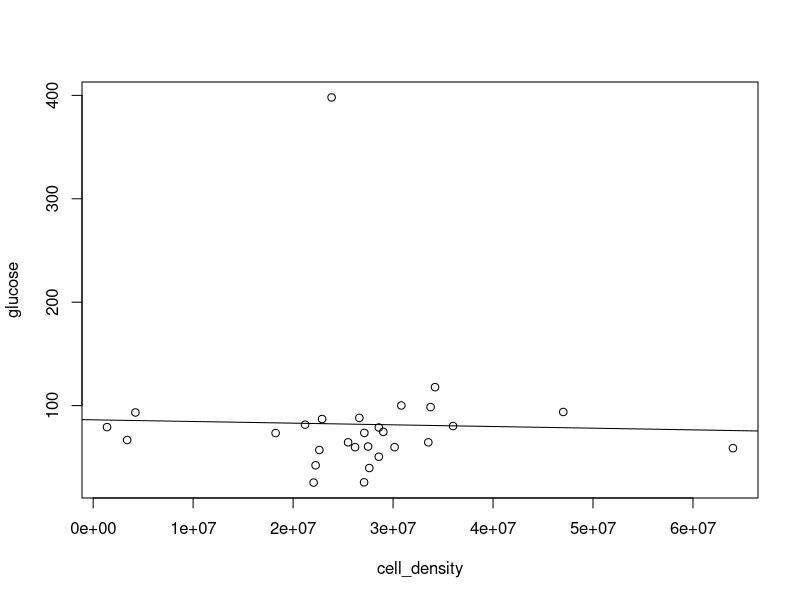
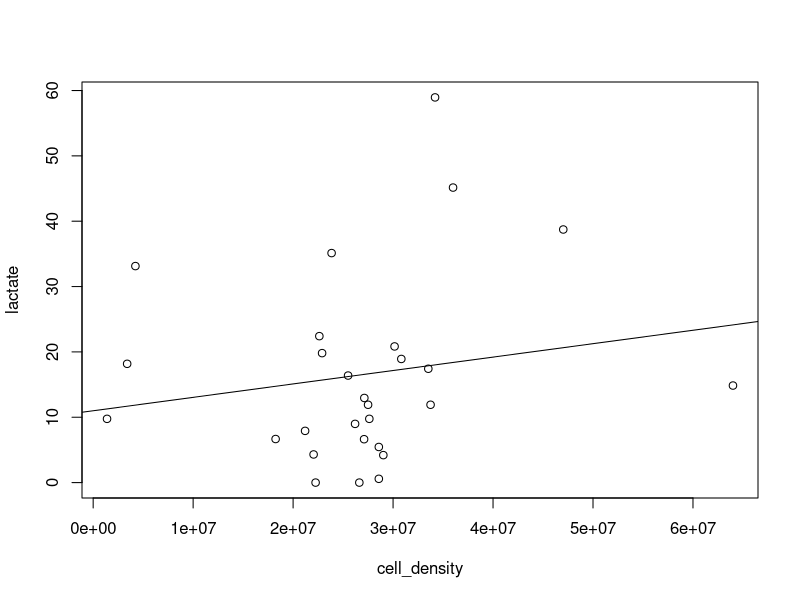
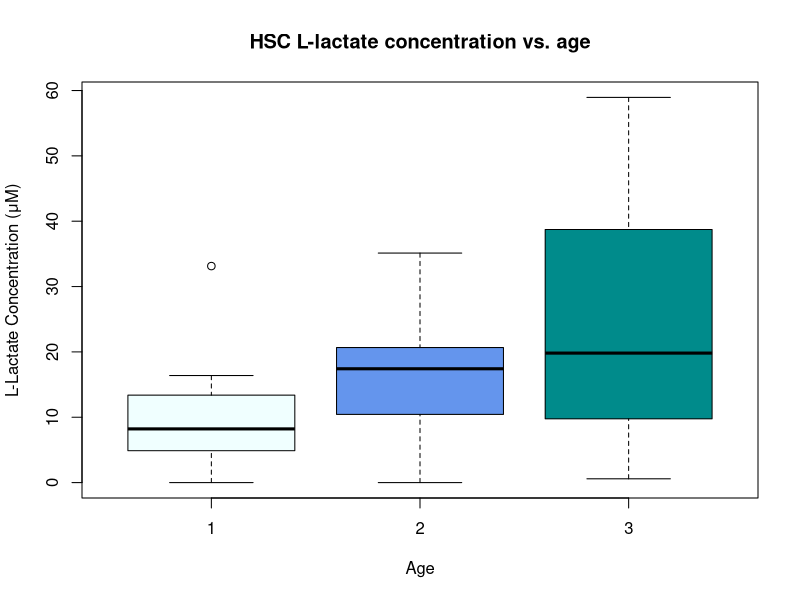
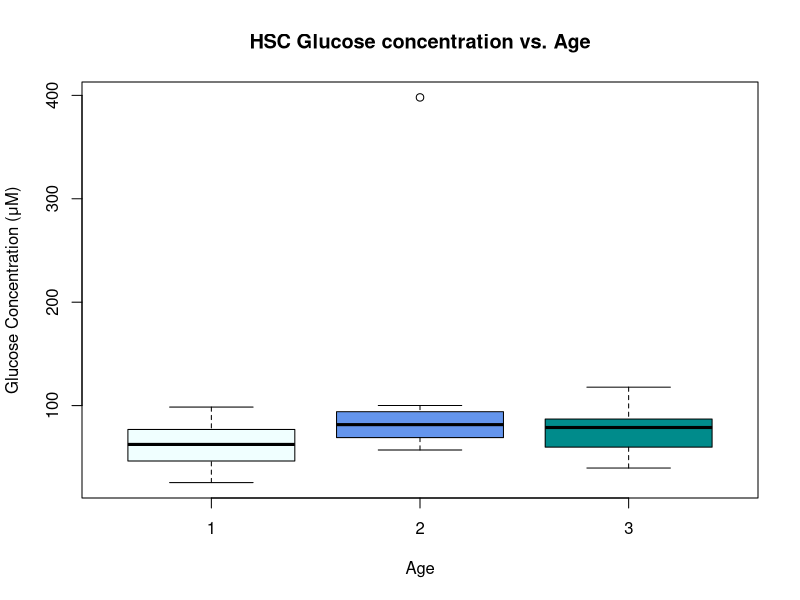
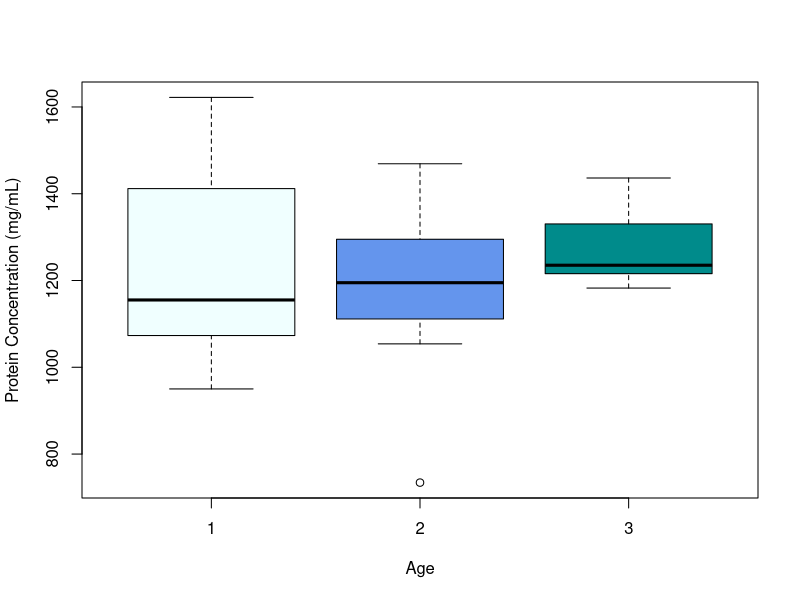
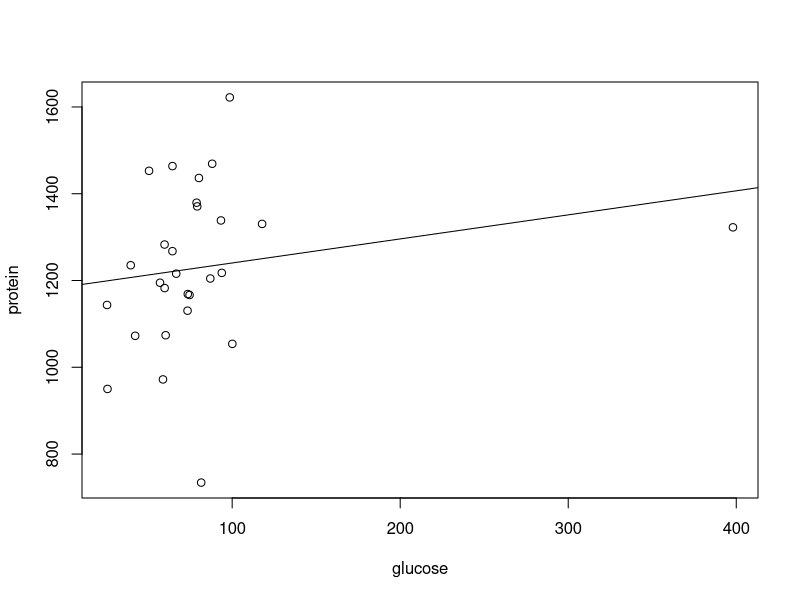
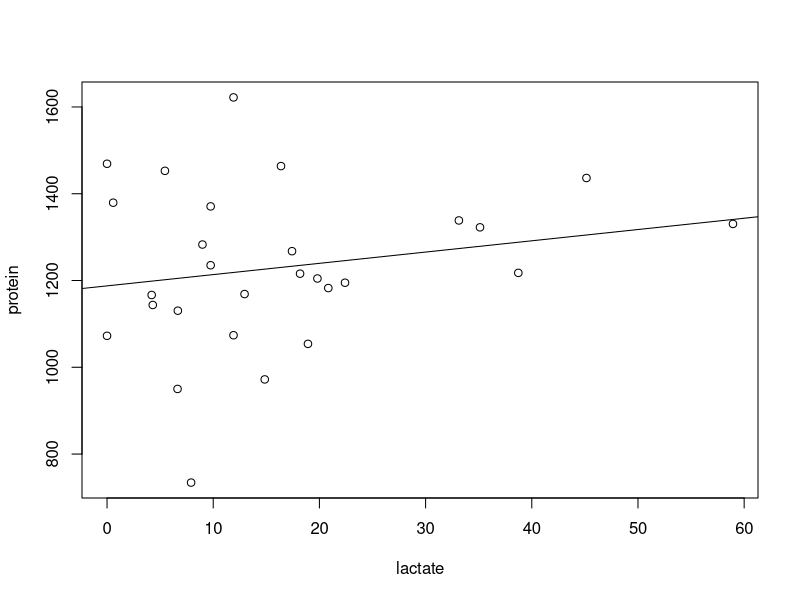
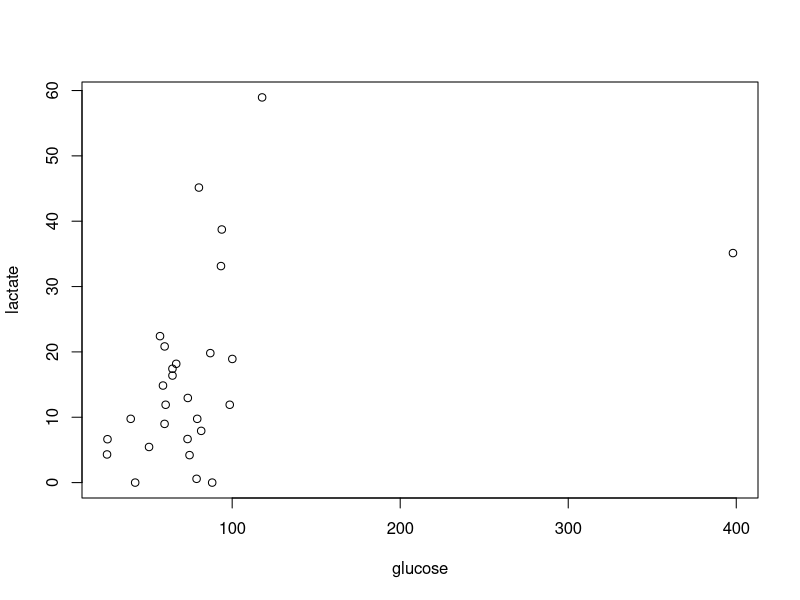

The R source for these figures, in order:
## ---- chunk 1

hemo_dat <- read.csv("data/hsc_hemo_dat.csv")

library(car)
## ---- chunk 2

plot(glucose~ cell_density, data = hemo_dat)
abline(lm(glucose ~ cell_density, data = hemo_dat))

glu_den_mod <- lm(glucose~ cell_density, data = hemo_dat)
summary(glu_den_mod)
anova(glu_den_mod)
car::Anova(glu_den_mod, type = 3)

plot(lactate ~ cell_density, data = hemo_dat)
abline(lm(lactate ~ cell_density, data = hemo_dat))

lac_den_mod <- lm(lactate~ cell_density, data = hemo_dat)
summary(lac_den_mod)
anova(lac_den_mod)
car::Anova(lac_den_mod, type = 3)

## ---- chunk 3

boxplot(lactate ~ age, data = hemo_dat,
        col=c("azure", "cornflowerblue", "darkcyan"),
        main = "HSC L-lactate concentration vs. age",
        ylab = "L-Lactate Concentration (μM)",
        xlab = "Age")

lac_age_mod <- lm(lactate~age, data = hemo_dat)
summary(lac_age_mod)
anova(lac_age_mod)

lac_age_aov <- aov(lactate~as.factor(age), data = hemo_dat)
TukeyHSD(lac_age_aov, conf.level = 0.95)
## ---- chunk 4
boxplot(glucose ~ age, data = hemo_dat,
        col=c("azure", "cornflowerblue", "darkcyan"),
        main = "HSC Glucose concentration vs. Age",
        xlab = "Age",
        ylab = "Glucose Concentration (μM)")

glu_age_mod <- lm(glucose~age, data = hemo_dat)
summary(glu_age_mod)
anova(glu_age_mod)

glu_age_aov <- aov(glucose~as.factor(age), data = hemo_dat)
TukeyHSD(glu_age_aov, conf.level = 0.95)

## ---- chunk 5
boxplot(protein ~ age, data = hemo_dat, 
        col=c("azure", "cornflowerblue", "darkcyan"),
        xlab = "Age",
        ylab = "Protein Concentration (mg/mL)")

pro_age_mod <- lm(protein~age, data = hemo_dat)
summary(pro_age_mod)
anova(pro_age_mod)

pro_age_aov <- aov(protein~as.factor(age), data = hemo_dat)
TukeyHSD(pro_age_aov, conf.level = 0.95)
## ---- chunk 6
plot(protein ~ glucose, data = hemo_dat)
abline(lm(protein ~ glucose, data = hemo_dat))

plot(protein ~ lactate, data = hemo_dat)
abline(lm(protein ~ lactate, data = hemo_dat))

plot(lactate ~ glucose, data = hemo_dat)

## ---- chunk 7
plot(pre_blood_met_rate ~ glucose, data = hemo_dat)
abline(lm(pre_blood_met_rate ~ glucose, data = hemo_dat))

plot(post_blood_met_rate ~ glucose, data = hemo_dat)
abline(lm(post_blood_met_rate ~ glucose, data = hemo_dat))

plot(pre_blood_met_rate ~ lactate, data = hemo_dat)
abline(lm(pre_blood_met_rate ~ lactate, data = hemo_dat))

plot(post_blood_met_rate ~ lactate, data = hemo_dat)
abline(lm(post_blood_met_rate ~ lactate, data = hemo_dat))
## ---- chunk 8

plot(unbound_hemocyanin ~ lactate, data = hemo_dat)
abline(lm(unbound_hemocyanin ~ lactate, data = hemo_dat))

plot(unbound_hemocyanin ~ glucose, data = hemo_dat)
abline(lm(unbound_hemocyanin ~ glucose, data = hemo_dat))

## ---- chunk 9

boxplot(post_blood_met_rate ~ age, data = hemo_dat)
post_age_mod <- lm(post_blood_met_rate~age, data = hemo_dat)
summary(post_age_mod)
anova(post_age_mod)

post_age_aov <- aov(post_blood_met_rate~as.factor(age), data = hemo_dat)
TukeyHSD(post_age_aov, conf.level = 0.95)

boxplot(pre_blood_met_rate ~ age, data = hemo_dat)
pre_age_mod <- lm(pre_blood_met_rate~age, data = hemo_dat)
summary(pre_age_mod)
anova(pre_age_mod)

pre_age_aov <- aov(pre_blood_met_rate~as.factor(age), data = hemo_dat)
TukeyHSD(post_age_aov, conf.level = 0.95)


